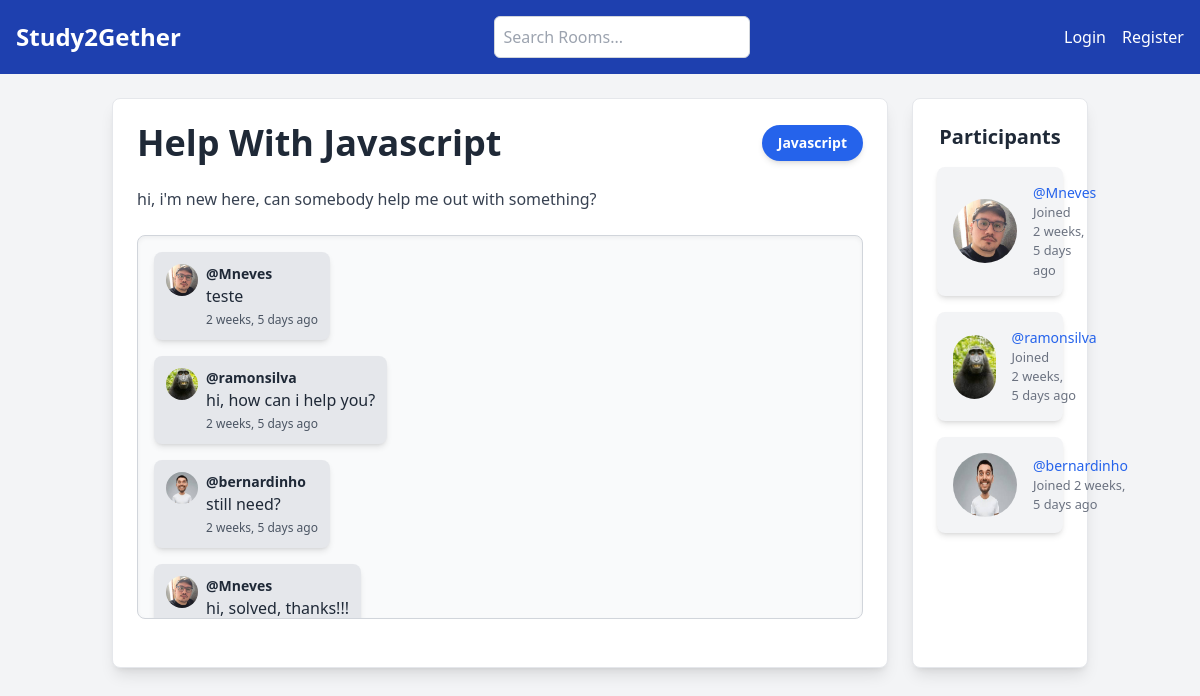
/room/1, run on the app's committed database.
### base/models.py (models this page shows, shortened)
class Rooms(models.Model):
    host = models.ForeignKey(User, on_delete=models.SET_NULL, null=True)
    topic = models.ForeignKey(Topic, on_delete=models.SET_NULL, null=True)
    name = models.CharField(max_length=255)
    participants = models.ManyToManyField(User, related_name='participants', blank=True)
    description = models.TextField(null=True, blank=True)
    updated = models.DateTimeField(auto_now=True)
    created = models.DateTimeField(auto_now_add=True)
    class Meta:
        ordering = ['-updated', '-created']

class Topic(models.Model):
    name = models.CharField(max_length=255)

class Message(models.Model):
    user = models.ForeignKey(User, on_delete=models.CASCADE)
    room = models.ForeignKey(Rooms, on_delete=models.CASCADE)
    body = models.TextField()
    updated = models.DateTimeField(auto_now=True)
    created = models.DateTimeField(auto_now_add=True)

class User(AbstractUser):
    name = models.CharField(max_length=255, null=True)
    email = models.EmailField(max_length=255, null=True, unique=True)
    bio = models.TextField(null=True)
    avatar = models.ImageField(null=True, default="avatar.png")
    USERNAME_FIELD = "email"
    REQUIRED_FIELDS = []
    pass

### base/views.py (the view)
# urls.py: path('room/<str:pk>', views.room, name="room"),
def room(request, pk):
    room = Rooms.objects.get(pk=pk)
    room_messages = room.message_set.all()
    participants = room.participants.all()
    if request.method == 'POST':
        message = Message.objects.create(
            user = request.user, body = request.POST.get('body'), room = room
            )
        room.participants.add(request.user)
        return redirect('room',pk=room.id)
    return render(request, 'room.html', {'room':room,'room_messages':room_messages, 'participants':participants})

### templates/room.html (shortened to what this page needs)
{% extends "main.html" %}
{% load static %}
{% block content %}
<div class="container mx-auto p-6">
    <div class="grid grid-cols-1 md:grid-cols-5 gap-6">
        <div class="col-span-4 bg-white p-6 rounded-lg shadow-lg border border-gray-200 relative">
            <div class="mb-6 flex justify-between items-center">
                <h1 class="text-4xl font-bold text-gray-800">{{ room.name|title }}</h1>
                <span class="text-sm font-semibold text-white bg-blue-600 px-4 py-2 rounded-full shadow-md">
                    {{ room.topic.name }}
                </span>
            </div>
            <p class="text-gray-700 mb-6">{{ room.description }}</p>
            <div class="border border-gray-300 rounded-lg p-4 mb-6 h-96 overflow-y-scroll bg-gray-50 shadow-inner">
                <div class="space-y-4">
                    {% for messages in room_messages %}
                        <div class="flex items-start {% if messages.user == user %}justify-end{% endif %}">
                            <div class="flex items-start gap-2 max-w-xs p-3 rounded-lg {% if messages.user == user %}bg-blue-500 text-white{% else %}bg-gray-200 text-gray-800{% endif %} shadow-md">
                                <img src="{{ messages.user.avatar.url }}" alt="Avatar" class="w-8 h-8 rounded-full object-cover">
                                <div>
                                    <p class="text-sm font-semibold">@{{ messages.user.username }}</p>
                                    <p>{{ messages.body }}</p>
                                    <small class="text-xs block mt-1 {% if messages.user == user %}text-gray-200{% else %}text-gray-600{% endif %}">
                                        {{ messages.created|timesince }} ago
                                    </small>
                                </div>
                            </div>
                        </div>
                    {% empty %}
                        <p class="text-center text-gray-500">No messages yet. Start the conversation!</p>
                    {% endfor %}
                </div>
            </div>
        </div>
        <div class="col-span-1 bg-white p-6 rounded-lg shadow-lg border border-gray-200">
            <h3 class="text-center text-xl font-semibold text-gray-800 mb-4">Participants</h3>
            <div class="space-y-4">
                {% for participant in participants %}
                    <div class="bg-gray-100 p-4 rounded-lg shadow-md flex items-center space-x-4">
                        <img src="{{ participant.avatar.url}}" alt="Avatar" class="rounded-full w-16 h-16">
                        <div class="flex flex-col">
                            <a href="{% url 'user_profile' participant.pk %}" class="text-blue-600 hover:underline text-sm">@{{ participant.username }}</a>
                            <small class="text-gray-500">Joined {{ participant.date_joined|timesince }} ago</small>
                        </div>
                    </div>
                {% endfor %}
            </div>
        </div>
    </div>
</div>
{% endblock %}

### templates/main.html (shortened to what this page needs)
{% load static %}
<!doctype html>
<html lang="en">
    <head>
        <script src="https://cdn.tailwindcss.com"></script>
        <link rel="stylesheet" type="text/css" media="screen" href="{% static 'styles/main.css' %}">
    </head>
    <body class="bg-gray-100">
        {% include 'navbar.html' %}
        {% block content %}
        {% endblock %}
    </body>
</html>

### templates/navbar.html (shortened to what this page needs)
{% load static %}
<nav class="bg-blue-800 p-4 flex justify-between items-center text-white">
    <a href="{% url 'home' %}" class="text-2xl font-bold hover:text-gray-300">Study2Gether</a>
    <form class="flex items-center space-x-2" action="{% url 'home' %}" method="get">
        <input type="search" name="search" placeholder="Search Rooms..." class="w-64 p-2 rounded-md border border-gray-300 focus:outline-none focus:ring-2 focus:ring-blue-500 text-gray-800 bg-white">
    </form>
    {% if user.is_authenticated %}
        <div class="relative">
            <div class="flex items-center space-x-2">
                <a href="{% url 'user_profile' user.pk %}"><img src="{{ user.avatar.url }}" alt="Avatar" class="rounded-full w-14 h-14"></a>
                    <a href="{% url 'user_profile' user.pk %}"><span>{{ user.username|title }}</span></a>
                <button id="profileDropdownBtn" class="focus:outline-none">
                    <svg xmlns="http://www.w3.org/2000/svg" class="h-5 w-5" viewBox="0 0 20 20" fill="currentColor">
                        <path fill-rule="evenodd" d="M5.23 7.21a.75.75 0 011.06 0L10 10.94l3.71-3.73a.75.75 0 011.06 1.06l-4.24 4.25a.75.75 0 01-1.06 0L5.23 8.27a.75.75 0 010-1.06z" clip-rule="evenodd"/>
                    </svg>
                </button>
            </div>
            <ul id="profileDropdownMenu" class="hidden absolute right-0 mt-2 w-48 bg-white text-gray-800 rounded-lg shadow-md z-10">
                <li><a href="{% url 'update_user' %}" class="block px-4 py-2 hover:bg-gray-100">Settings</a></li>
                <li><a href="{% url 'logout' %}" class="block px-4 py-2 hover:bg-gray-100">Logout</a></li>
            </ul>
        </div>
    {% else %}
        <div class="flex space-x-4">
            <a href="{% url 'login' %}" class="hover:text-gray-300">Login</a>
            <a href="{% url 'register' %}" class="hover:text-gray-300">Register</a>
        </div>
    {% endif %}
</nav>

### static/styles/main.css (style rules this page uses)
body { background-color: aqua; }

### data on the page
Rooms: name "Help With Javascript", topic.name "Javascript", description "hi, i'm new here, can somebody help me out with something?"
Message: user.avatar (picture), user.username "Mneves", body "teste", created "2 weeks, 5 days"
Message: user.avatar (picture), user.username "ramonsilva", body "hi, how can i help you?", created "2 weeks, 5 days"
Message: user.avatar (picture), user.username "bernardinho", body "still need?", created "2 weeks, 5 days"
Message: user.avatar (picture), user.username "Mneves", body "hi, solved, thanks!!!"
User: avatar (picture), username "Mneves", date_joined "2 weeks, 5 days"
User: avatar (picture), username "ramonsilva", date_joined "2 weeks, 5 days"
User: avatar (picture), username "bernardinho", date_joined "2 weeks, 5 days"
